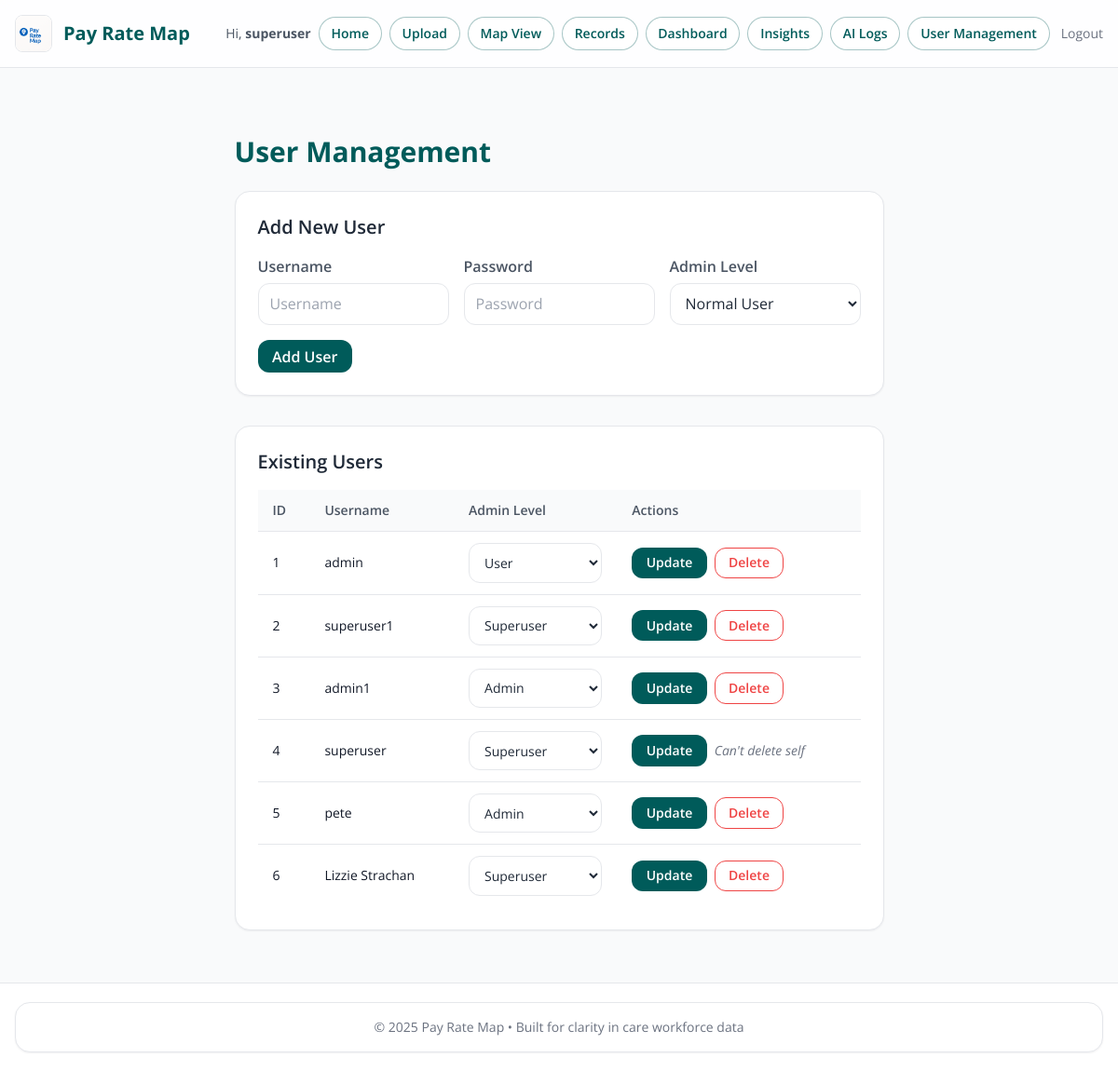
Page /admin/users (signed in) on the committed database.
### models.py (models this page shows, shortened)
class User(UserMixin, db.Model):
    id = db.Column(db.Integer, primary_key=True)
    username = db.Column(db.String(150), unique=True, nullable=False)
    password = db.Column(db.String(200), nullable=False)
    admin_level = db.Column(db.Integer, default=0)  # 0=user, 1=admin, 2=superuser
    def is_superuser(self) -> bool:
        return self.admin_level == 1

### Old/app.py (the view, shortened to what this page needs)
@app.route("/admin/users", methods=["GET", "POST"])
@login_required
def manage_users():
    if not current_user.is_authenticated or not current_user.is_superuser():
        flash("Access denied – superuser only.", "error")
        return redirect(url_for("home"))
    users = User.query.all()
    return render_template("manage_users.html", users=users)

### Old/app.py (called while the page is built)
@login_manager.user_loader
def load_user(user_id: str):
    try:
        return db.session.get(User, int(user_id))
    except Exception:
        return None

@app.context_processor
def inject_now():
    return {"current_year": datetime.now(timezone.utc).year}

### app/templates/manage_users.html (shortened to what this page needs)
{% extends "base.html" %}
{% block content %}
<div class="max-w-5xl mx-auto px-2 sm:px-4 py-8">
  <h2 class="text-2xl sm:text-3xl font-bold mb-6" style="color: var(--brand);">User Management</h2>
  <section class="card p-5 sm:p-6 mb-8">
    <h3 class="text-lg sm:text-xl font-semibold text-gray-800 mb-4">Add New User</h3>
    <form method="POST" class="grid grid-cols-1 sm:grid-cols-3 gap-4">
      <div>
        <label class="label" for="username">Username</label>
        <input id="username" type="text" name="username" required class="input" placeholder="Username" />
      </div>
      <div>
        <label class="label" for="password">Password</label>
        <input id="password" type="password" name="password" required class="input" placeholder="Password" />
      </div>
      <div>
        <label class="label" for="admin_level_add">Admin Level</label>
        <select id="admin_level_add" name="admin_level" class="input">
          <option value="0">Normal User</option>
        </select>
      </div>
      <div class="sm:col-span-3">
        <button type="submit" class="btn btn-primary">Add User</button>
      </div>
    </form>
  </section>
  <section class="card p-5 sm:p-6">
    <h3 class="text-lg sm:text-xl font-semibold text-gray-800 mb-4">Existing Users</h3>
    <div class="overflow-x-auto">
      <table class="min-w-full text-sm">
        <thead class="bg-gray-50 text-left">
          <tr class="text-gray-600">
            <th class="py-3 px-4 font-semibold">ID</th>
            <th class="py-3 px-4 font-semibold">Username</th>
            <th class="py-3 px-4 font-semibold">Admin Level</th>
            <th class="py-3 px-4 font-semibold">Actions</th>
          </tr>
        </thead>
        <tbody class="bg-white">
          {% for user in users %}
          <tr class="border-t">
            <form method="POST">
              <td class="py-3 px-4 align-middle">{{ user.id }}</td>
              <td class="py-3 px-4 align-middle">{{ user.username }}</td>
              <td class="py-3 px-4 align-middle">
                <select name="admin_level" class="input">
                  <option value="0" {% if user.admin_level == 0 %}selected{% endif %}>User</option>
                  <option value="2" {% if user.admin_level == 2 %}selected{% endif %}>Admin</option>
                  <option value="1" {% if user.admin_level == 1 %}selected{% endif %}>Superuser</option>
                </select>
              </td>
              <td class="py-3 px-4 align-middle">
                <div class="flex flex-col sm:flex-row gap-2 sm:items-center">
                  <button type="submit" class="btn btn-primary">Update</button>
            </form>
            {% if current_user.id != user.id %}
              <form method="POST">
                <button type="submit" class="btn" style="border-color:#ef4444; color:#ef4444;">Delete</button>
              </form>
            {% else %}
              <span class="text-gray-500 italic">Can't delete self</span>
            {% endif %}
                </div>
          </tr>
          {% endfor %}
{% endblock %}

### app/templates/base.html (shortened to what this page needs)
<!DOCTYPE html>
<html lang="en">
<head>
  <link rel="stylesheet" href="https://cdn.jsdelivr.net/npm/tailwindcss@2.2.19/dist/tailwind.min.css" />
</head>
<body class="bg-gray-50 text-gray-900 min-h-screen flex flex-col">
  <header class="app-header border-b">
    <div class="max-w-7xl mx-auto px-4 py-4 flex justify-between items-center">
      <div class="flex items-center space-x-3">
        <img src="{{ url_for('static', filename='logo.png') }}" alt="Pay Rate Map Logo" class="h-10 w-auto rounded-lg border border-gray-200"
             onerror="this.onerror=null;this.src='{{ url_for('static', filename='logos/placeholder.png') }}';">
        <div>
          <h1 class="text-lg sm:text-xl font-bold" style="color: var(--brand);">Pay Rate Map</h1>
        </div>
      </div>
      <nav class="flex items-center gap-2 text-sm">
        {% if current_user.is_authenticated %}
          <span class="text-gray-600 hidden md:inline">Hi, <strong>{{ current_user.username }}</strong></span>
          <a href="{{ url_for('home') }}" class="nav-chip">Home</a>
          <a href="{{ url_for('upload.upload') }}" class="nav-chip">Upload</a>
          <a href="{{ url_for('maps.map_sector_select') }}" class="nav-chip">Map View</a>
          <a href="{{ url_for('records.records') }}" class="nav-chip">Records</a>
          {% if current_user.admin_level in [1, 2] %}
            <a href="{{ url_for('dashboard.dashboard') }}" class="nav-chip">Dashboard</a>
            <a href="{{ url_for('dashboard.insights') }}" class="nav-chip">Insights</a>
            <a href="{{ url_for('admin.ai_logs') }}" class="nav-chip">AI Logs</a>
          {% endif %}
          {% if current_user.admin_level == 1 %}
            <a href="{{ url_for('admin.manage_users') }}" class="nav-chip">User Management</a>
          {% endif %}
          <a href="{{ url_for('auth.logout') }}" class="text-gray-500 hover:underline ml-1">Logout</a>
        {% else %}
          <a href="{{ url_for('auth.login') }}" class="btn btn-primary">Login</a>
        {% endif %}
      </nav>
    </div>
  </header>
  <main class="flex-grow max-w-7xl mx-auto px-4 py-6">
    {% block content %}{% endblock %}
  </main>
  <footer class="bg-white text-center text-sm text-gray-500 py-5 border-t">
    <div class="max-w-7xl mx-auto px-4">
      <div class="card p-4">
        <p>&copy; {{ current_year }} Pay Rate Map • Built for clarity in care workforce data</p>
      </div>
    </div>
  </footer>
</body>
</html>

### app/templates/base.html (style rules this page uses)
:root { --brand: #005b5a; --brand-600: #0b6b6a; --ink: #1f2937; --ink-2: #4b5563; --muted: #f3f4f6; --card: #ffffff; --ring: rgba(0,91,90,0.3); --success-bg: #ecfdf5; --success-fg: #065f46; --info-bg: #eff6ff; --info-fg: #1e40af; --error-bg: #fef2f2; --error-fg: #991b1b; }
html, body { height: 100%; }
body { font-family: 'Open Sans', system-ui, -apple-system, Segoe UI, Roboto, Arial, sans-serif; }
.btn { display:inline-flex; align-items:center; justify-content:center; padding: 0.55rem 0.9rem; border-radius: 0.75rem; font-weight:600; line-height:1; transition: all .15s ease; border:1px solid transparent; }
.btn-primary { background: var(--brand); color:#fff; }
.card { background: var(--card); border-radius: 1rem; box-shadow: 0 1px 2px rgba(16,24,40,0.06); border: 1px solid #e5e7eb; }
.input { width: 100%; border:1px solid #e5e7eb; background:#fff; color:var(--ink); padding: .6rem .75rem; border-radius:.75rem; outline: none; transition: box-shadow .15s ease, border-color .15s ease; }
.label { display:block; font-weight:600; color: var(--ink-2); margin-bottom:.35rem; }
.nav-chip { display:inline-flex; align-items:center; height: 2.25rem; padding: 0 .8rem; border-radius: 9999px; font-weight:600; color: var(--brand); border:1px solid rgba(0,91,90,0.35); background:#fff; transition: all .15s ease; }
.app-header { position: sticky; top:0; z-index:40; background: #ffffffcc; backdrop-filter: saturate(180%) blur(6px); }

### rows in the picture
User: username "superuser", id "4", admin_level "Superuser", shows "Can't delete self"
User: id "1", username "admin"
User: id "2", username "superuser1", admin_level "Superuser"
User: id "3", username "admin1", admin_level "Admin"
User: id "5", username "pete", admin_level "Admin"
User: id "6", username "Lizzie Strachan", admin_level "Superuser"
